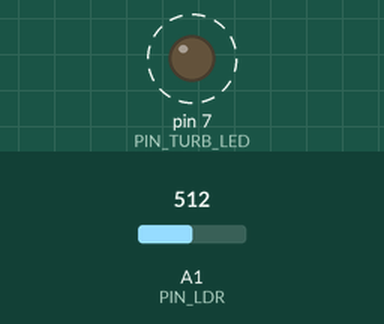
A sketch run on a simulated Arduino Uno, built with avr-gcc and run on an emulated ATmega328P. On the bench: output pins drawn as LEDs (lit = HIGH). Dashed ring = blinking. Inputs (shaded band) come from the test bench; at power-on: A1 (PIN_LDR) = 512. What the sketch prints to the serial monitor is not drawn.

Above: at 0.5 s.
Timing chart, 0 to 3.0 s (numbered marks = the images above):
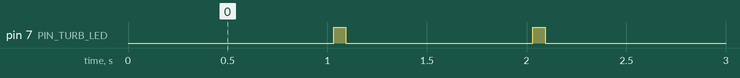

Measured:
- by itself, pin 7 (PIN_TURB_LED): alternates HIGH for 0.06 s and LOW for 0.94 s

The sketch:

turbidity_test.ino
```cpp
/*
  浑浊度传感器最小测试
  目的：验证 LED + 光敏电阻的光学方案能否稳定区分清水和浑水，
        通过后再决定是否接入主程序（fish_guard.ino）。
  硬件：Arduino + 红色/红外 LED + 220Ω + 光敏电阻 GL5528 + 10kΩ
  接线（与主程序保持一致，方便迁移）：
        LED 正极 -- 220Ω -- D7，LED 负极 -- GND
        5V -- 光敏电阻 -- A1，A1 -- 10kΩ -- GND
  输出：每秒一行 CSV：样本序号, 环境光, LED亮时读数, 信号(=亮-环境)
        可直接用 Arduino IDE 的“串口绘图器”看曲线。
*/

const uint8_t PIN_TURB_LED = 7;
const uint8_t PIN_LDR      = A1;

const unsigned long SAMPLE_MS = 1000;  // 每秒测一次，想更快改成 500

int readAvg(uint8_t pin, uint8_t n) {
  long sum = 0;
  for (uint8_t i = 0; i < n; i++) sum += analogRead(pin);
  return sum / n;
}

void setup() {
  pinMode(PIN_TURB_LED, OUTPUT);
  digitalWrite(PIN_TURB_LED, LOW);
  Serial.begin(9600);
  Serial.println(F("sample, ambient, lit, signal"));
}

void loop() {
  static unsigned long last = 0;
  if (millis() - last < SAMPLE_MS) return;
  last = millis();

  // 1. 关 LED，测环境光（用来抵消室内灯光干扰）
  digitalWrite(PIN_TURB_LED, LOW);
  delay(30);
  int ambient = readAvg(PIN_LDR, 8);

  // 2. 开 LED，测透射/散射光
  digitalWrite(PIN_TURB_LED, HIGH);
  delay(60);
  int lit = readAvg(PIN_LDR, 8);
  digitalWrite(PIN_TURB_LED, LOW);

  int signal = lit - ambient;
  if (signal < 0) signal = 0;

  Serial.print(millis() / 1000);
  Serial.print(F(", "));
  Serial.print(ambient);
  Serial.print(F(", "));
  Serial.print(lit);
  Serial.print(F(", "));
  Serial.println(signal);
}
```
